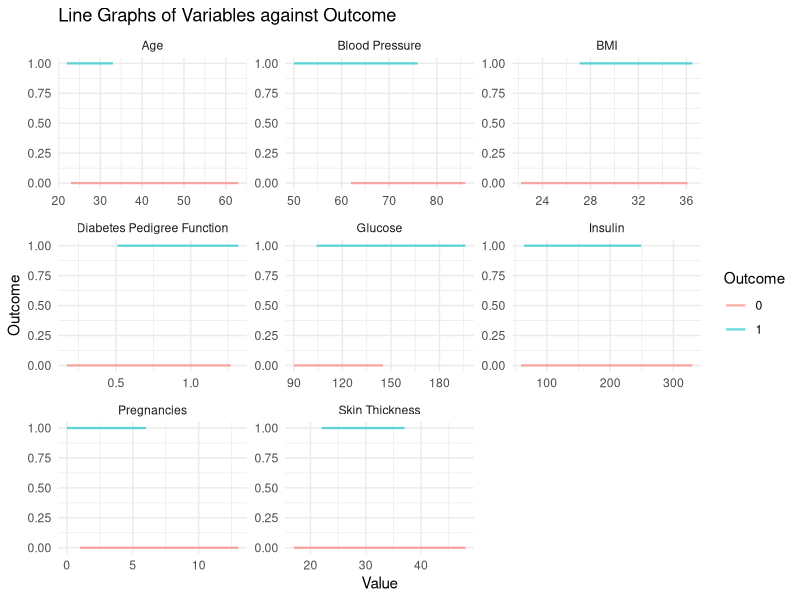
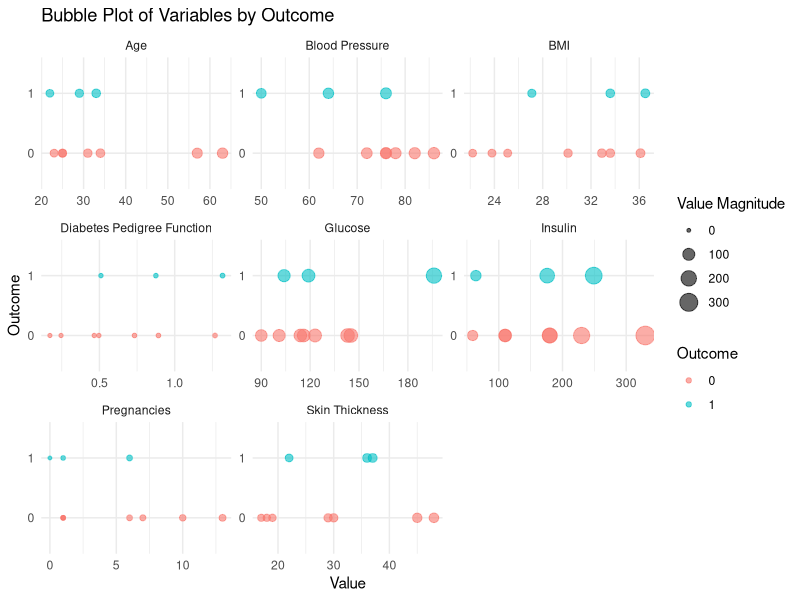
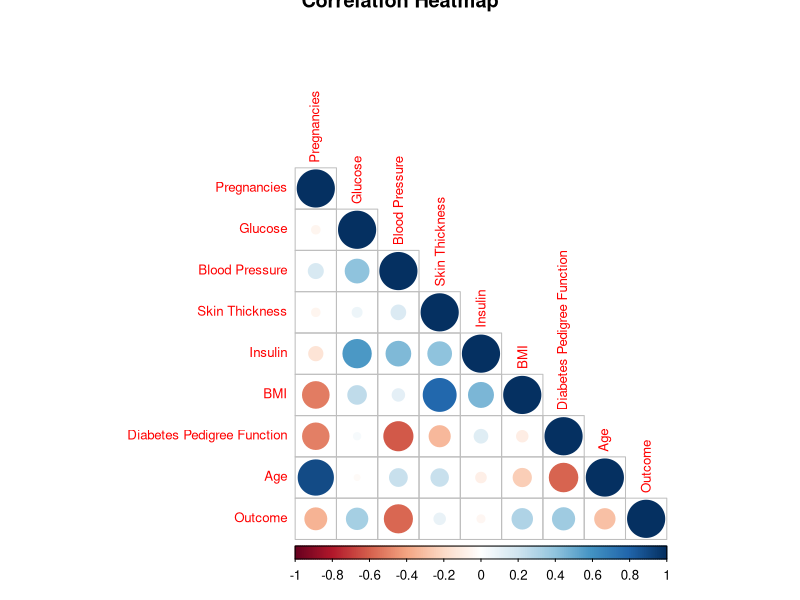
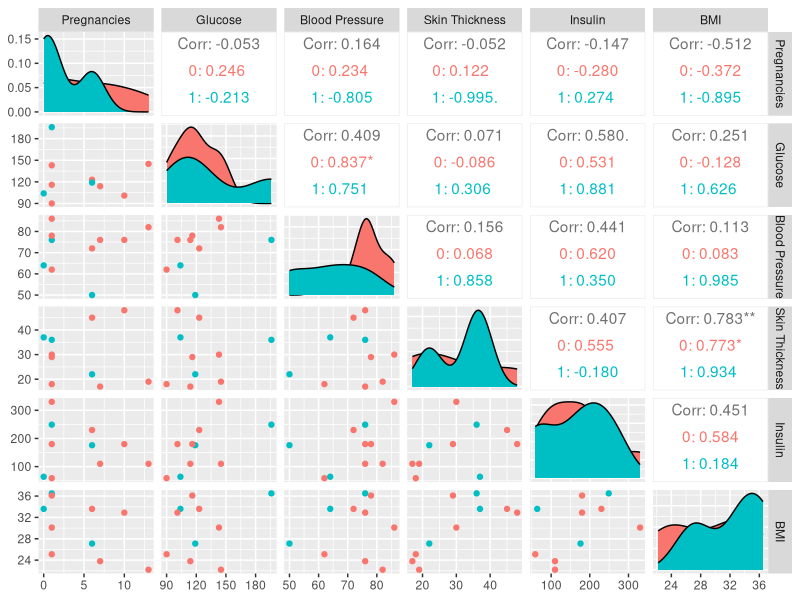
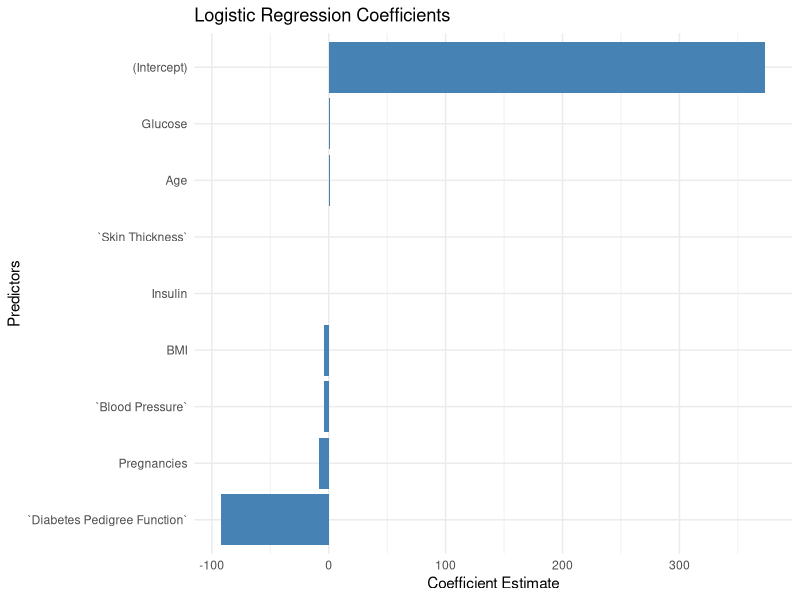
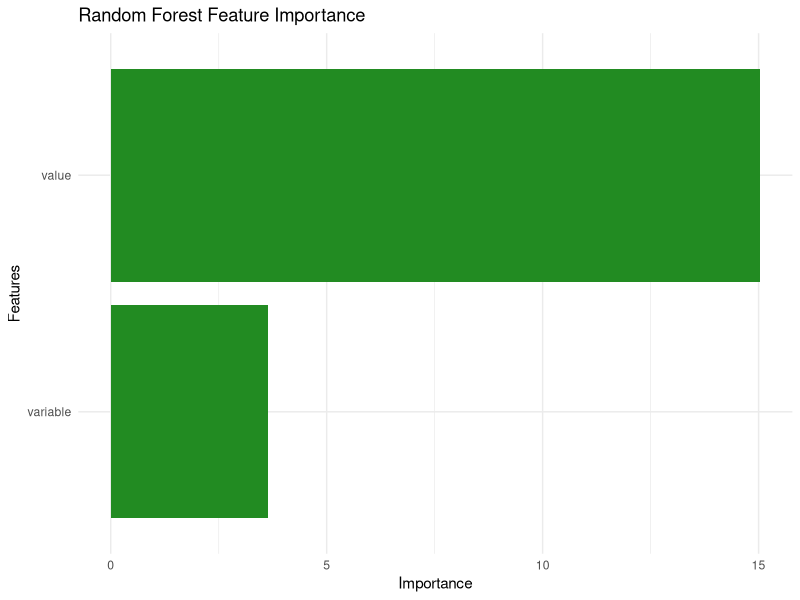
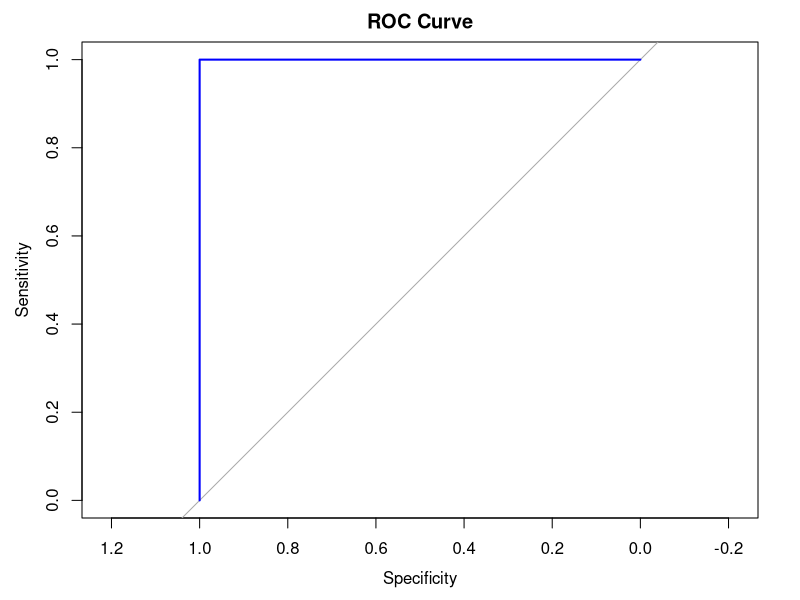

These figures' R source, in order:
# Load Required Libraries
if (!requireNamespace("corrplot", quietly = TRUE)) install.packages("corrplot")
if (!requireNamespace("tidyverse", quietly = TRUE)) install.packages("tidyverse")
if (!requireNamespace("randomForest", quietly = TRUE)) install.packages("randomForest")
if (!requireNamespace("GGally", quietly = TRUE)) install.packages("GGally")
if (!requireNamespace("pROC", quietly = TRUE)) install.packages("pROC")
if (!requireNamespace("conflicted", quietly = TRUE)) install.packages("conflicted")

library(readr)
library(dplyr)
library(tidyr)
library(ggplot2)
library(corrplot)
library(randomForest)
library(GGally)
library(pROC)
library(conflicted)

# Set package preferences to avoid conflicts
conflict_prefer("filter", "dplyr")
conflict_prefer("select", "dplyr")

# Load the Cleaned Data
cleaned_sampled_data <- read_csv("cleaned_sampled_data.csv")
View(cleaned_sampled_data)

# Prepare Data for Visualization
Clean_data <- cleaned_sampled_data %>%
  pivot_longer(cols = -Outcome, names_to = "variable", values_to = "value") %>%
  mutate(
    value = as.numeric(value),
    Outcome = as.factor(Outcome))

# 1. Visualize Data: Line Graphs
ggplot(Clean_data, aes(x = value, y = as.numeric(as.character(Outcome)), color = Outcome, group = Outcome)) +
  geom_line(alpha = 0.6, size = 0.8) +
  facet_wrap(~ variable, scales = "free", ncol = 3) +
  theme_minimal() +
  labs(
    title = "Line Graphs of Variables against Outcome",
    x = "Value",
    y = "Outcome",
    color = "Outcome")

# 2. Enhanced Scatter Plot with Bubble-like Dots
ggplot(Clean_data, aes(x = value, y = Outcome, size = abs(value), color = Outcome)) +
  geom_point(alpha = 0.6) +
  facet_wrap(~ variable, scales = "free", ncol = 3) +
  theme_minimal() +
  labs(
    title = "Bubble Plot of Variables by Outcome",
    x = "Value",
    y = "Outcome",
    size = "Value Magnitude",
    color = "Outcome")

# Summary Statistics by Variable
grouped_summary_stats <- Clean_data %>%
  group_by(variable) %>%
  summarize(
    mean_value = mean(value, na.rm = TRUE),
    sd_value = sd(value, na.rm = TRUE),
    count = n(),
    .groups = "drop")
print(grouped_summary_stats)

# Correlation Heatmap
correlation_matrix <- cor(cleaned_sampled_data %>% select(where(is.numeric)), use = "complete.obs")
corrplot(correlation_matrix, method = "circle", type = "lower", tl.cex = 0.8, main = "Correlation Heatmap")


# Pair Plot
ggpairs(
  cleaned_sampled_data %>% mutate(Outcome = as.factor(Outcome)),
  columns = 1:6,
  aes(color = Outcome))

# Logistic Regression
log_model <- glm(Outcome ~ ., data = cleaned_sampled_data, family = binomial)
summary(log_model)

# Extract and Visualize Coefficients
coefficients_df <- as.data.frame(summary(log_model)$coefficients)
coefficients_df <- coefficients_df[order(-abs(coefficients_df[, "Estimate"])), ]
colnames(coefficients_df) <- c("Estimate", "Std. Error", "z value", "Pr(>|z|)")

ggplot(coefficients_df, aes(x = reorder(row.names(coefficients_df), Estimate), y = Estimate)) +
  geom_bar(stat = "identity", fill = "steelblue") +
  coord_flip() +
  labs(title = "Logistic Regression Coefficients", x = "Predictors", y = "Coefficient Estimate") +
  theme_minimal()

print(colnames(cleaned_sampled_data))


# Random Forest Model
rf_model <- randomForest(Outcome ~ ., data = Clean_data, ntree = 100)

# Feature Importance
importance <- as.data.frame(rf_model$importance)
ggplot(importance, aes(x = reorder(rownames(importance), MeanDecreaseGini), y = MeanDecreaseGini)) +
  geom_bar(stat = "identity", fill = "forestgreen") +
  coord_flip() +
  labs(title = "Random Forest Feature Importance", x = "Features", y = "Importance") +
  theme_minimal()

# ROC Curve
predicted_probabilities <- predict(log_model, newdata = cleaned_sampled_data, type = "response")
roc_curve <- roc(cleaned_sampled_data$Outcome, predicted_probabilities)
plot(roc_curve, col = "blue", main = "ROC Curve")
print(paste("AUC:", auc(roc_curve)))
